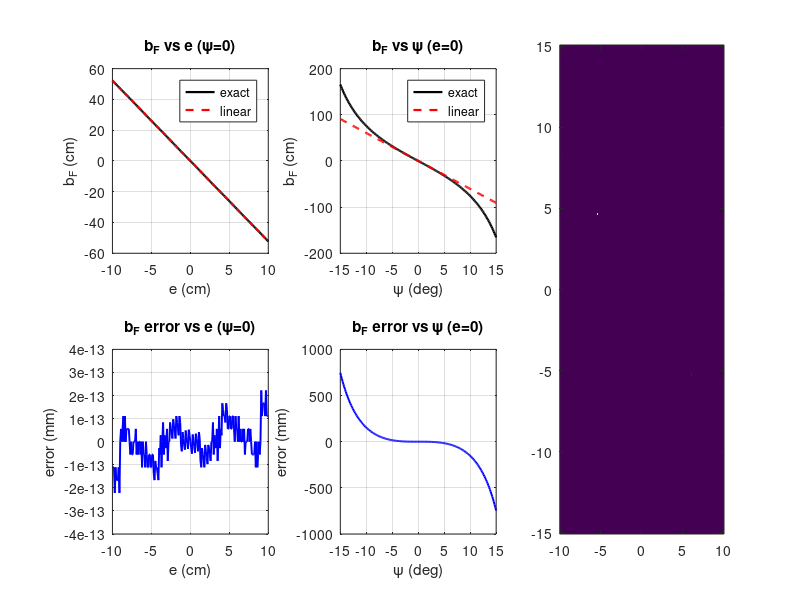

The MATLAB source for this figure: (Note: this script raises an error after producing the figure.)
function validate_oblique_bF_linearization()
%VALIDATE_OBLIQUE_BF_LINEARIZATION Validates the first-order
% approximation of the frontal asymmetry b_F = r_FL - r_FR for a pair of
% oblique front-fan rays against the exact ray-wall intersection
% formula, in a straight tunnel of width W, over a grid of lateral
% displacement e and heading error psi.
%
% Exact (ray-wall intersection, both rays hit their own side wall at
% y=+-W/2, no occlusion/truncation):
%   r_FL = (W/2 - e - a*sin(psi) - b*cos(psi)) / sin(theta+psi)
%   r_FR = (W/2 + e + a*sin(psi) - b*cos(psi)) / sin(theta-psi)
%
% Linearized (first order in e, psi), with h = W/2-b, L_theta = a + h*cot(theta):
%   r_FL ~= h/sin(theta) - (e + L_theta*psi)/sin(theta)
%   r_FR ~= h/sin(theta) + (e + L_theta*psi)/sin(theta)
%   b_F  ~= -(2/sin(theta)) * (e + L_theta*psi)
%
% Lateral comparison (ideal rays at +-pi/2, symmetric origins, a=b=0,
% theta=pi/2 -- a special case of the SAME exact formula, so this script
% reuses one function for both, as a consistency check):
%   r_L - r_R = -2e/cos(psi) ~= -2e
%
% Example geometry: the paper's 6-beam deck, r_FL/r_FR mounted at 5.5cm
% radius, +-22.5deg from the r_F axis (this session's established ICRA
% sensor geometry) -- a = 5.5cm*cos(22.5deg), b = 5.5cm*sin(22.5deg),
% theta = 22.5deg. Corridor width W = 0.55m, matching the physical
% tunnel modules used elsewhere this session (build_env1_tunnel.m /
% build_env3_tunnel.m).

clc;

% ============================== geometry ==============================
W = 0.55;                          % m, corridor width
mountR = 0.055;                    % m, sensor mount radius from vehicle center
fanDeg = 22.5;                     % deg, mounting/ray angle from the r_F axis
theta = deg2rad(fanDeg);
a = mountR * cos(theta);           % m, longitudinal offset
b = mountR * sin(theta);           % m, lateral offset

h = W/2 - b;
L_theta = a + h * cot_(theta);

fprintf('=====================================================================\n');
fprintf('GEOMETRY\n');
fprintf('=====================================================================\n');
fprintf('W (corridor width)      = %.4f m\n', W);
fprintf('mount radius            = %.4f m\n', mountR);
fprintf('theta (fan/ray angle)   = %.2f deg\n', fanDeg);
fprintf('a (longitudinal offset) = %.4f m\n', a);
fprintf('b (lateral offset)      = %.4f m\n', b);
fprintf('h = W/2 - b             = %.4f m\n', h);
fprintf('L_theta = a + h*cot(theta) = %.4f m   <- effective preview distance\n', L_theta);
fprintf('nominal r_FL=r_FR (e=psi=0), exact  = %.4f m\n', (W/2-b)/sin(theta));
fprintf('nominal r_FL=r_FR (e=psi=0), linear = %.4f m (= h/sin(theta))\n', h/sin(theta));

% ============================== 1D validation ==============================
% Sweep e alone (psi=0), and psi alone (e=0), comparing exact vs linear b_F.
e_range = linspace(-0.10, 0.10, 201);      % m -- up to ~36% of the half-width
psi_range = linspace(deg2rad(-15), deg2rad(15), 201);   % rad, safely below theta to avoid sin(theta-psi)->0

bF_exact_vs_e = arrayfun(@(e) bF_exact(e, 0, a, b, theta, W), e_range);
bF_lin_vs_e   = arrayfun(@(e) bF_linear(e, 0, theta, L_theta), e_range);

bF_exact_vs_psi = arrayfun(@(p) bF_exact(0, p, a, b, theta, W), psi_range);
bF_lin_vs_psi   = arrayfun(@(p) bF_linear(0, p, theta, L_theta), psi_range);

% ============================== 2D validation ==============================
[E, PSI] = meshgrid(e_range, psi_range);
BF_exact = arrayfun(@(e,p) bF_exact(e, p, a, b, theta, W), E, PSI);
BF_lin   = arrayfun(@(e,p) bF_linear(e, p, theta, L_theta), E, PSI);
absErr = abs(BF_exact - BF_lin);
relErr = absErr ./ max(abs(BF_exact), 1e-6) * 100;   % %, guarded near b_F=0

fprintf('\n=====================================================================\n');
fprintf('2D SWEEP SUMMARY (e in [%.2f,%.2f] m, psi in [%.1f,%.1f] deg)\n', ...
    e_range(1), e_range(end), rad2deg(psi_range(1)), rad2deg(psi_range(end)));
fprintf('=====================================================================\n');
fprintf('max |b_F_exact - b_F_linear|      = %.4f m\n', max(absErr(:)));
fprintf('mean |b_F_exact - b_F_linear|     = %.4f m\n', mean(absErr(:)));
fracUnder5pct = mean(relErr(:) < 5, 'omitnan');
fprintf('fraction of grid with rel. error < 5%%  = %.1f%%\n', 100*fracUnder5pct);

% ============================== lateral comparison ==============================
% Reuse the SAME exact oblique formula at theta=pi/2, a=0, b=0 -- this
% should reduce EXACTLY (not approximately) to r_L-r_R = -2e/cos(psi),
% confirming the general formula's consistency, not just its linearization.
e_test = 0.05; psi_test = deg2rad(10);
rL_minus_rR_viaGeneral = bF_exact(e_test, psi_test, 0, 0, pi/2, W);
rL_minus_rR_closedForm = -2*e_test/cos(psi_test);
fprintf('\n=====================================================================\n');
fprintf('LATERAL-CASE CONSISTENCY CHECK (theta=90deg, a=b=0)\n');
fprintf('=====================================================================\n');
fprintf('r_L-r_R via general oblique formula = %.6f m\n', rL_minus_rR_viaGeneral);
fprintf('r_L-r_R via closed form -2e/cos(psi) = %.6f m   (should match exactly)\n', rL_minus_rR_closedForm);
fprintf('difference                          = %.2e m\n', abs(rL_minus_rR_viaGeneral - rL_minus_rR_closedForm));

% ============================== figure ==============================
fig = figure('Name', 'Oblique b_F linearization validation', 'Color', 'w', 'Position', [60 40 1300 800]);

subplot(2,3,1);
hold on; grid on; box on;
plot(e_range*100, bF_exact_vs_e*100, 'k-', 'LineWidth', 1.6, 'DisplayName', 'exact');
plot(e_range*100, bF_lin_vs_e*100, 'r--', 'LineWidth', 1.6, 'DisplayName', 'linear');
xlabel('e (cm)'); ylabel('b_F (cm)'); title('b_F vs e (\psi=0)');
legend('Location', 'best');

subplot(2,3,4);
hold on; grid on; box on;
plot(e_range*100, (bF_exact_vs_e-bF_lin_vs_e)*1000, 'b-', 'LineWidth', 1.4);
xlabel('e (cm)'); ylabel('error (mm)'); title('b_F error vs e (\psi=0)');

subplot(2,3,2);
hold on; grid on; box on;
plot(rad2deg(psi_range), bF_exact_vs_psi*100, 'k-', 'LineWidth', 1.6, 'DisplayName', 'exact');
plot(rad2deg(psi_range), bF_lin_vs_psi*100, 'r--', 'LineWidth', 1.6, 'DisplayName', 'linear');
xlabel('\psi (deg)'); ylabel('b_F (cm)'); title('b_F vs \psi (e=0)');
legend('Location', 'best');

subplot(2,3,5);
hold on; grid on; box on;
plot(rad2deg(psi_range), (bF_exact_vs_psi-bF_lin_vs_psi)*1000, 'b-', 'LineWidth', 1.4);
xlabel('\psi (deg)'); ylabel('error (mm)'); title('b_F error vs \psi (e=0)');

subplot(2,3,[3 6]);
imagesc(e_range*100, rad2deg(psi_range), relErr); axis xy;
colormap(gca, parula); cb = colorbar; ylabel(cb, 'b_f^{*} (%)');
caxis([0 20]);
hold on;
contour(e_range*100, rad2deg(psi_range), relErr, [5 5], 'w-', 'LineWidth', 2);
xlabel('e (cm)'); ylabel('\psi (deg)');
title('b_F relative error (%), white contour = 5% boundary');

sgtitle(sprintf('Oblique front-fan b_F linearization validation (\\theta=%.1f^\\circ, a=%.3fm, b=%.3fm, L_\\theta=%.3fm, W=%.2fm)', ...
    fanDeg, a, b, L_theta, W));

figPath = fullfile(pwd, 'validate_oblique_bF_linearization.png');
exportgraphics(fig, figPath, 'Resolution', 200);
fprintf('\nSaved figure to %s\n', figPath);
end

% =========================================================================
function bF = bF_exact(e, psi, a, b, theta, W)
rFL = (W/2 - e - a*sin(psi) - b*cos(psi)) / sin(theta + psi);
rFR = (W/2 + e + a*sin(psi) - b*cos(psi)) / sin(theta - psi);
bF = rFL - rFR;
end

function bF = bF_linear(e, psi, theta, L_theta)
bF = -(2/sin(theta)) * (e + L_theta*psi);
end

function c = cot_(x)
c = cos(x) / sin(x);
end
